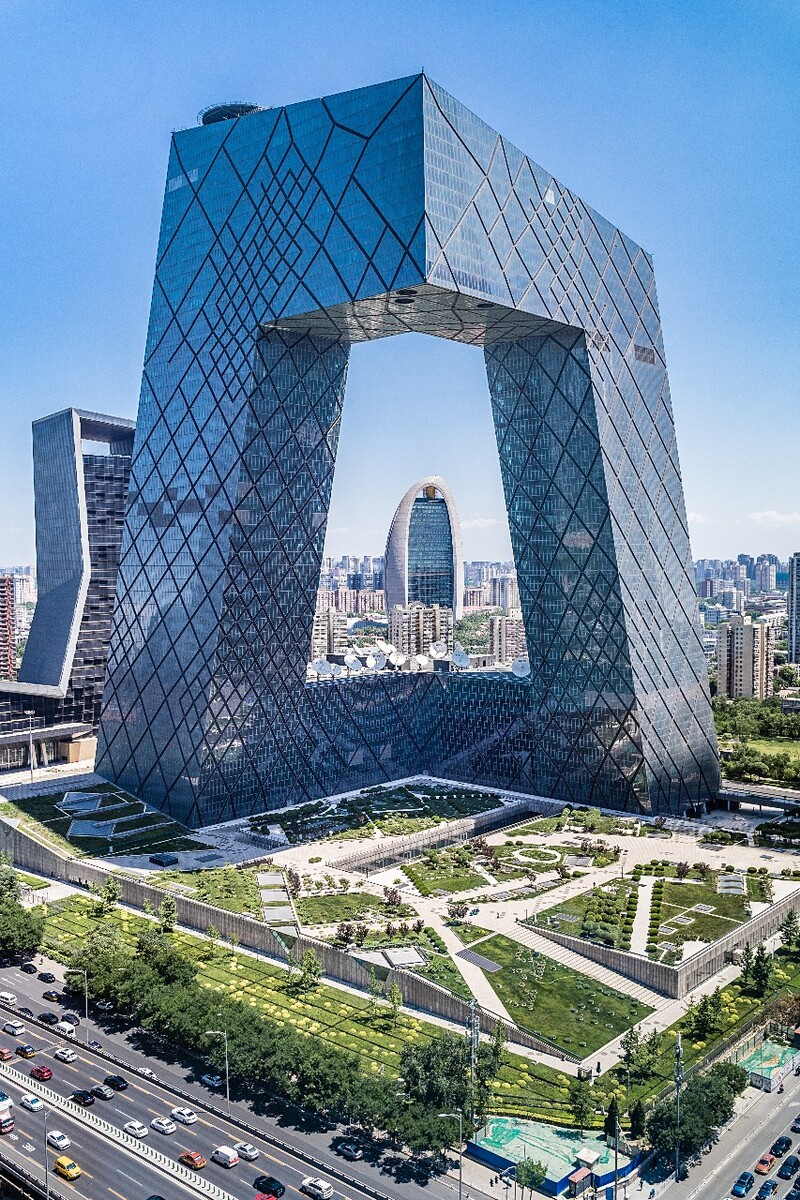
#> input picture images/tv.jpg, 800 x 1200 px, found by its file name
$ python ORB.py
#> lines starting #> are read from the running program, lines starting #| are printed output that depends on the picture
import numpy as np
import cv2 as cv
from matplotlib import pyplot as plt
# 1图像读取
img = cv.imread(r"E:\PY\study\pythonProject2\images\tv.jpg", cv.IMREAD_GRAYSCALE)
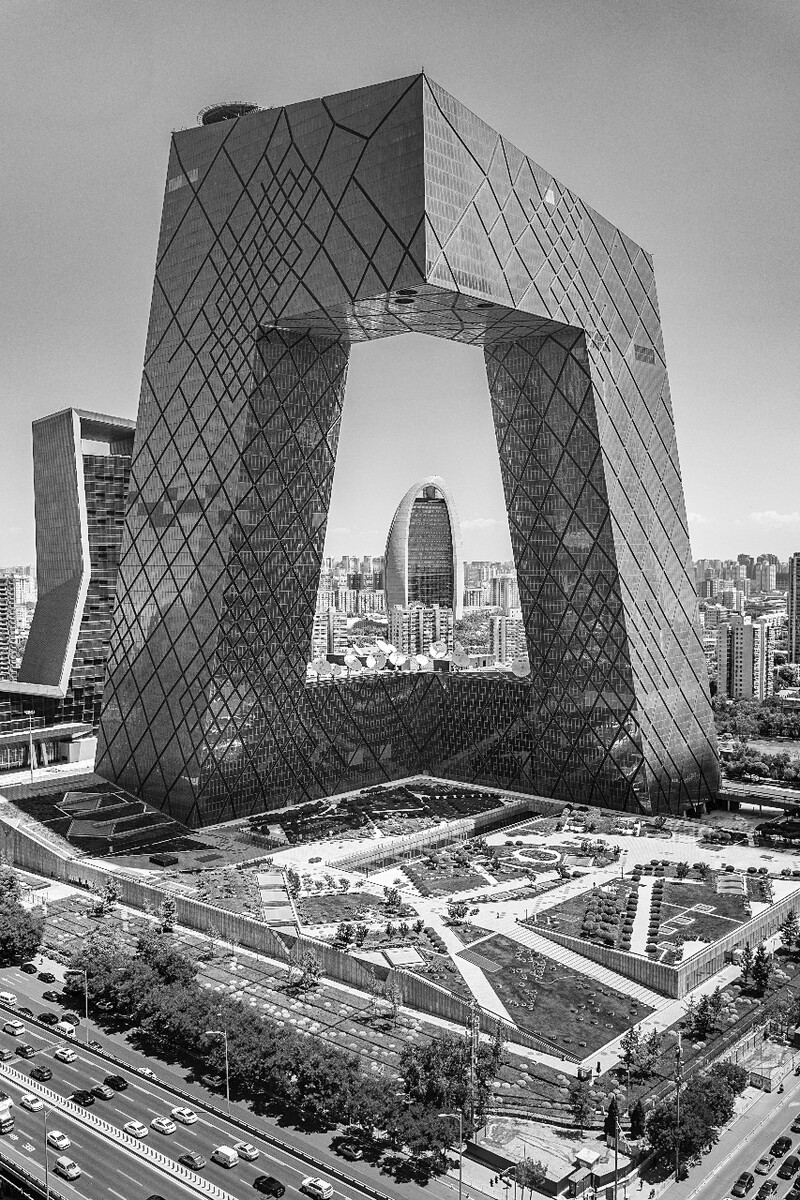
#> img: shape (1200, 800); min 0, max 255, mean 127.1
# 2 ORB角点检测
# 2.1实例化0RB对象
orb = cv.ORB()
# 2.2检测关键点,并计算特征描述符
try:
    kp, des = orb.detectAndCompute(img, None)
#> kp = 500 keypoints; strongest (x, y, size): (348, 945, 31), (574, 1168, 31), (618, 1168, 31), (576, 1074, 31)
except cv.error as e:
    print(f"ORB检测发生错误: {e}")
# 3将关键点绘制在图像上
img2 = cv.drawKeypoints(img, kp, None, color=(0, 0, 255), flags=0)
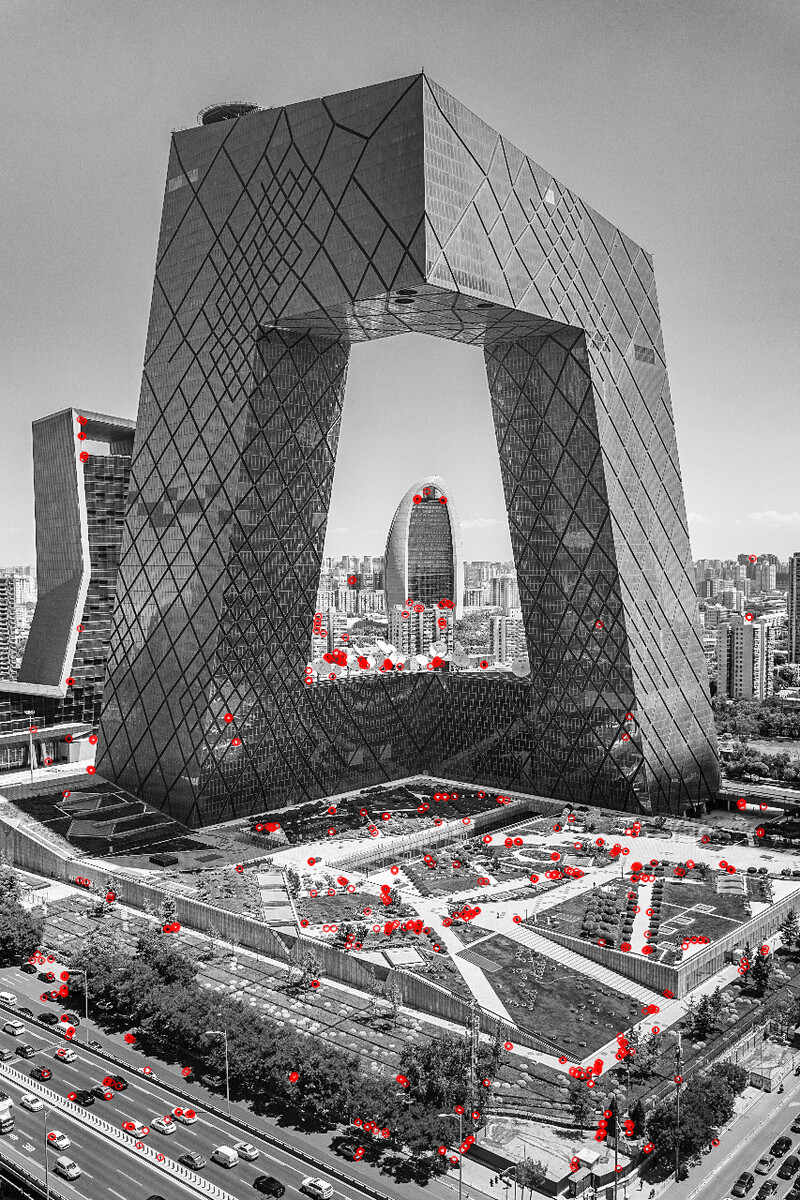
#> img2: shape (1200, 800, 3); mean of channels 0, 1, 2 125.9, 125.9, 128.1; drawn as B, G, R
# 4.绘制图像
plt. figure(figsize=(10, 8), dpi=100)
plt. imshow(img2[:, :, ::-1])
plt.xticks([]), plt.yticks([])
plt.show()

$ run again, with images/gui.jpg copied over images/tv.jpg
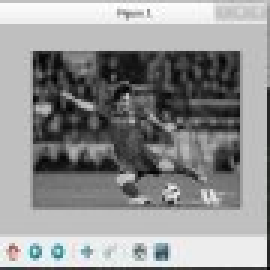
#> input picture images/gui.jpg, 90 x 90 px, found by its file name (shown 3 times larger)
#> kp = 57 keypoints; strongest (x, y, size): (43, 58, 31), (46, 58, 31), (56, 55, 31), (51, 57, 31)
#> `img2 = cv.drawKeypoints(img, kp, None, color=(0, 0, 255), flags=0)`:
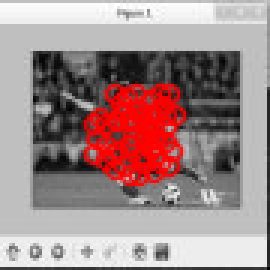
#> img2: shape (90, 90, 3) (shown 3 times larger); mean of channels 0, 1, 2 139.5, 139.5, 161.9; drawn as B, G, R
